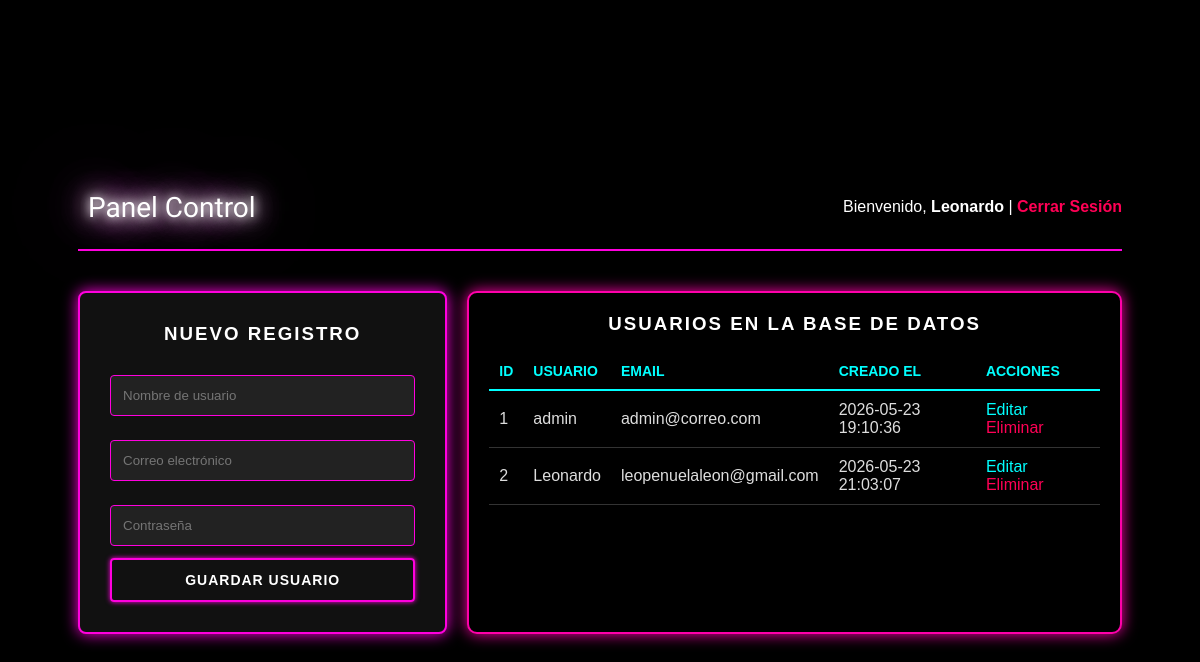
Page /dashboard.php (signed in) on the earlier database version.
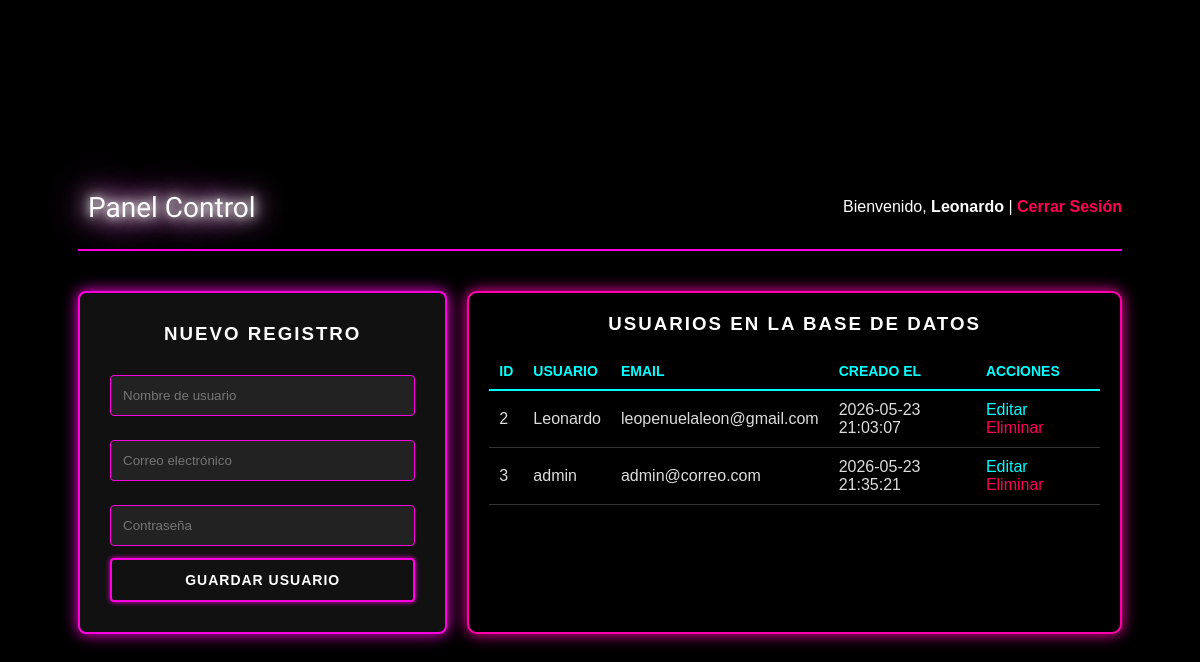
Same page on the later database version.
### tables this page shows
CREATE TABLE usuarios (
        id INTEGER PRIMARY KEY AUTOINCREMENT,
        usuario TEXT NOT NULL UNIQUE,
        password TEXT NOT NULL,
        email TEXT NOT NULL,
        created_at TEXT DEFAULT CURRENT_TIMESTAMP
    );

### dashboard.php (the view, shortened to what this page needs)
<?php
include 'conexion.php';
$resultado_usuarios = $conn->query("SELECT id, usuario, email, created_at FROM usuarios")->fetchAll(PDO::FETCH_ASSOC);
?>
<!DOCTYPE html>
<html lang="es"><head><meta charset="UTF-8"><title>Dashboard</title><link rel="stylesheet" href="estilos.css"></head>
<body>
<div class="dashboard-layout">
    <div class="header-panel">
        <div class="neon-title" style="font-size: 28px; margin: 0;">Panel Control</div>
        <div style="color: #fff;">
            <span>Bienvenido, <strong><?php echo htmlspecialchars($_SESSION['usuario']); ?></strong></span> |
            <a href="logout.php" style="color: #ff0055;">Cerrar Sesión</a>
        </div>
    </div>
    <div class="main-content" style="display: flex; gap: 20px; margin-top: 20px;">
        <div class="box-container" style="height: fit-content; flex: 1;">
            <h3>NUEVO REGISTRO</h3>
            <form method="POST" action="">
                <input type="text" name="nuevo_usuario" placeholder="Nombre de usuario" required>
                <input type="email" name="nuevo_email" placeholder="Correo electrónico" required>
                <input type="password" name="nuevo_password" placeholder="Contraseña" required>
                <button type="submit" name="crear">GUARDAR USUARIO</button>
            </form>
        </div>
        <div class="table-box" style="flex: 2; background: #000; padding: 20px; border: 2px solid #ff00aa; border-radius: 10px; box-shadow: 0 0 15px #ff00aa;">
            <h3 style="color: #fff; text-align: center; letter-spacing: 2px;">USUARIOS EN LA BASE DE DATOS</h3>
            <table style="width: 100%; color: #fff; border-collapse: collapse; margin-top: 15px;">
                <thead>
                    <tr style="border-bottom: 2px solid #00ffff; color: #00ffff;">
                        <th style="padding: 10px; text-align: left;">ID</th>
                        <th style="padding: 10px; text-align: left;">USUARIO</th>
                        <th style="padding: 10px; text-align: left;">EMAIL</th>
                        <th style="padding: 10px; text-align: left;">CREADO EL</th>
                        <th style="padding: 10px; text-align: left;">ACCIONES</th>
                    </tr>
                </thead>
                <tbody>
                    <?php foreach($resultado_usuarios as $row): ?>
                    <tr style="border-bottom: 1px solid #333;">
                        <td style="padding: 10px;"><?php echo $row['id']; ?></td>
                        <td style="padding: 10px;"><?php echo htmlspecialchars($row['usuario']); ?></td>
                        <td style="padding: 10px;"><?php echo htmlspecialchars($row['email']); ?></td>
                        <td style="padding: 10px;"><?php echo $row['created_at']; ?></td>
                        <td style="padding: 10px;">
                            <a href="editar.php?id=<?php echo $row['id']; ?>" style="color: #00ffff; text-decoration: none; margin-right: 10px;">Editar</a>
                            <a href="dashboard.php?eliminar=<?php echo $row['id']; ?>" onclick="return confirm('¿Eliminar registro?');" style="color: #ff0055; text-decoration: none;">Eliminar</a>
                        </td>
                    </tr>
                    <?php endforeach; ?>
                </tbody>
            </table>
        </div>
    </div>
</div>
</body></html>

### estilos.css (style rules this page uses)
body { background-color: #000000; font-family: sans-serif; color: #fff; display: flex; flex-direction: column; justify-content: center; align-items: center; min-height: 100vh; margin: 0; padding: 20px; box-sizing: border-box; }
.neon-title { display: inline-block; padding: 10px; border: none; font: normal 44px/normal "Warnes", Helvetica, sans-serif; color: rgba(255,255,255,1); text-align: center; white-space: pre-line; text-shadow: 0 0 10px rgba(255,255,255,1) , 0 0 20px rgba(255,255,255,1) , 0 0 30px rgba(255,255,255,1) , 0 0 40px #ff00de , 0 0 70px #ff00de , 0 0 80px #ff00de , 0 0 100px #ff00de ; transition: all 200ms cubic-bezier(0.42, 0, 0.58, 1); margin-bottom: 20px; }
.box-container { background: #111111; border: 2px solid #ff00de; box-shadow: 0 0 15px #ff00de; padding: 30px; border-radius: 8px; width: 320px; transition: box-shadow 0.3s ease; }
h2, h3 { text-align: center; color: #fff; margin-top: 0; text-transform: uppercase; letter-spacing: 2px; }
input[type="text"], input[type="password"], input[type="email"] { width: 100%; padding: 12px; margin: 12px 0; background: #222; border: 1px solid #ff00de; color: #fff; border-radius: 4px; box-sizing: border-box; outline: none; }
button, input[type="submit"] { width: 100%; padding: 12px; background: transparent; border: 2px solid #ff00de; color: white; font-weight: bold; text-transform: uppercase; border-radius: 4px; cursor: pointer; font-size: 14px; letter-spacing: 1px; transition: all 0.2s ease; box-shadow: 0 0 5px #ff00de; }
.dashboard-layout { display: flex; flex-direction: column; width: 90%; max-width: 1200px; gap: 20px; }
.header-panel { display: flex; justify-content: space-between; align-items: center; width: 100%; padding: 15px 0; border-bottom: 2px solid #ff00de; }
.header-panel a { color: #ff4d4d; text-decoration: none; font-weight: bold; }
.main-content { display: flex; flex-wrap: wrap; gap: 30px; width: 100%; }
.table-box { background: #111111; border: 2px solid #ff00de; padding: 20px; border-radius: 8px; flex-grow: 1; overflow-x: auto; }
table { width: 100%; border-collapse: collapse; margin-top: 15px; }
th, td { padding: 12px; text-align: left; border-bottom: 1px solid #333; }
th { color: #00ffff; border-bottom: 2px solid #00ffff; text-transform: uppercase; font-size: 14px; }
td { color: #ddd; }

Differences in the rows shown:
removed usuarios: id "1", usuario "admin", email "admin@correo.com", created_at "2026-05-23 19:10:36"
added usuarios: id "3", usuario "admin", email "admin@correo.com", created_at "2026-05-23 21:35:21"
